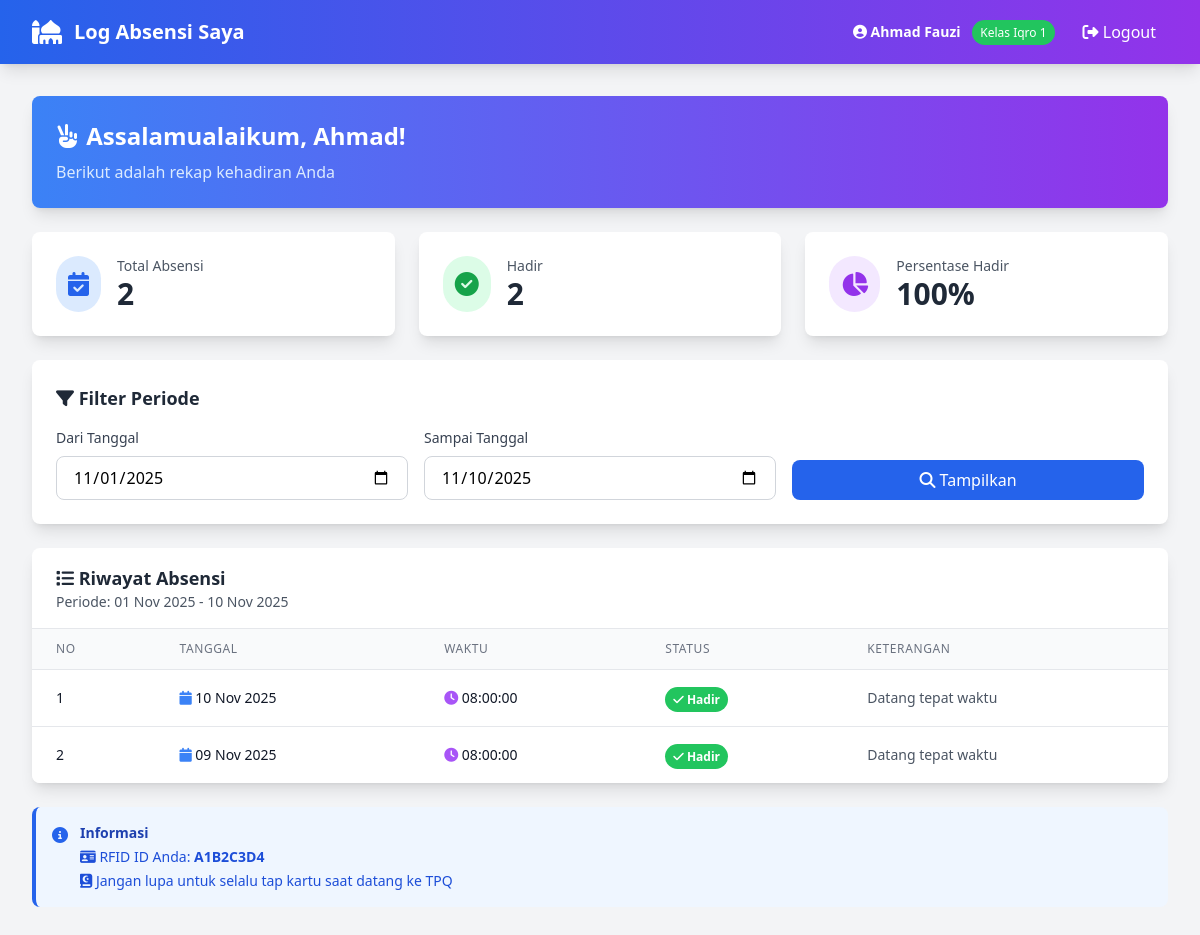
/public/santri_log.php (signed in), run on the app's committed database.
### tables this page shows
CREATE TABLE IF NOT EXISTS absensi (
        id INT AUTO_INCREMENT PRIMARY KEY,
        rfid_id VARCHAR(50) NOT NULL,
        waktu_absen DATETIME NOT NULL,
        status ENUM('Hadir', 'Tidak Hadir', 'Izin', 'Sakit') DEFAULT 'Hadir',
        keterangan TEXT,
        created_at TIMESTAMP DEFAULT CURRENT_TIMESTAMP,
        FOREIGN KEY (rfid_id) REFERENCES santri(rfid_id) ON DELETE CASCADE ON UPDATE CASCADE
    );

### public/santri_log.php (the view, shortened to what this page needs)
<?php
include '../config/database.php';
$santri_id = $_SESSION['user_id'];
$nama_santri = $_SESSION['nama_lengkap'];
$rfid_id = $_SESSION['rfid_id'];
$kelas = $_SESSION['kelas'];
$tanggal_dari = isset($_GET['dari']) ? $_GET['dari'] : date('Y-m-01');
$tanggal_sampai = isset($_GET['sampai']) ? $_GET['sampai'] : date('Y-m-d');
$query = "SELECT a.*, s.nama_santri, s.kelas
          FROM absensi a
          INNER JOIN santri s ON a.rfid_id = s.rfid_id
          WHERE s.id = $santri_id
          AND DATE(a.waktu_absen) BETWEEN '$tanggal_dari' AND '$tanggal_sampai'
          ORDER BY a.waktu_absen DESC";
$result = $conn->query($query);
$total_hadir = 0;
$total_absensi = 0;
if ($result) {
    $total_absensi = $result->num_rows;
    $result->data_seek(0);
    while ($row = $result->fetch_assoc()) {
        if ($row['status'] === 'Hadir') {
            $total_hadir++;
        }
    }
    $result->data_seek(0);
}
$persentase = $total_absensi > 0 ? round(($total_hadir / $total_absensi) * 100, 1) : 0;
?>
<!DOCTYPE html>
<html lang="id">
<head>
    <script src="https://cdn.tailwindcss.com"></script>
    <link rel="stylesheet" href="https://cdnjs.cloudflare.com/ajax/libs/font-awesome/6.4.0/css/all.min.css">
    <link rel="stylesheet" href="css/custom.css">
</head>
<body class="bg-gray-100">
    <nav class="bg-gradient-to-r from-blue-600 to-purple-600 shadow-lg">
        <div class="max-w-7xl mx-auto px-4 sm:px-6 lg:px-8">
            <div class="flex justify-between items-center h-16">
                <div class="flex items-center space-x-3">
                    <i class="fas fa-mosque text-white text-2xl"></i>
                    <span class="text-white text-xl font-bold">Log Absensi Saya</span>
                </div>
                <div class="flex items-center space-x-4">
                    <div class="text-white text-sm">
                        <i class="fas fa-user-circle"></i>
                        <span class="font-semibold"><?php echo htmlspecialchars($nama_santri); ?></span>
                        <span class="ml-2 px-2 py-1 text-xs bg-green-500 rounded-full"><?php echo htmlspecialchars($kelas); ?></span>
                    </div>
                    <a href="logout.php" class="text-white hover:bg-white hover:bg-opacity-20 px-3 py-2 rounded-lg transition">
                        <i class="fas fa-sign-out-alt"></i> Logout
                    </a>
                </div>
            </div>
        </div>
    </nav>
    <div class="max-w-7xl mx-auto px-4 sm:px-6 lg:px-8 py-8">
        <div class="bg-gradient-to-r from-blue-500 to-purple-600 rounded-lg shadow-lg p-6 mb-6 text-white">
            <h2 class="text-2xl font-bold mb-2">
                <i class="fas fa-hand-peace"></i> Assalamualaikum, <?php echo explode(' ', $nama_santri)[0]; ?>!
            </h2>
            <p class="text-blue-100">Berikut adalah rekap kehadiran Anda</p>
        </div>
        <div class="grid grid-cols-1 md:grid-cols-3 gap-6 mb-6">
            <div class="bg-white rounded-lg shadow-lg p-6">
                <div class="flex items-center">
                    <div class="p-3 rounded-full bg-blue-100 text-blue-600">
                        <i class="fas fa-calendar-check text-2xl"></i>
                    </div>
                    <div class="ml-4">
                        <p class="text-gray-600 text-sm">Total Absensi</p>
                        <p class="text-3xl font-bold text-gray-800"><?php echo $total_absensi; ?></p>
                    </div>
                </div>
            </div>
            <div class="bg-white rounded-lg shadow-lg p-6">
                <div class="flex items-center">
                    <div class="p-3 rounded-full bg-green-100 text-green-600">
                        <i class="fas fa-check-circle text-2xl"></i>
                    </div>
                    <div class="ml-4">
                        <p class="text-gray-600 text-sm">Hadir</p>
                        <p class="text-3xl font-bold text-gray-800"><?php echo $total_hadir; ?></p>
                    </div>
                </div>
            </div>
            <div class="bg-white rounded-lg shadow-lg p-6">
                <div class="flex items-center">
                    <div class="p-3 rounded-full bg-purple-100 text-purple-600">
                        <i class="fas fa-chart-pie text-2xl"></i>
                    </div>
                    <div class="ml-4">
                        <p class="text-gray-600 text-sm">Persentase Hadir</p>
                        <p class="text-3xl font-bold text-gray-800"><?php echo $persentase; ?>%</p>
                    </div>
                </div>
            </div>
        </div>
        <div class="bg-white rounded-lg shadow-lg p-6 mb-6">
            <h3 class="text-lg font-semibold text-gray-800 mb-4">
                <i class="fas fa-filter"></i> Filter Periode
            </h3>
            <form method="GET" class="grid grid-cols-1 md:grid-cols-3 gap-4">
                <div>
                    <label class="block text-sm font-medium text-gray-700 mb-2">Dari Tanggal</label>
                    <input type="date" name="dari" value="<?php echo $tanggal_dari; ?>"
                           class="w-full px-4 py-2 border border-gray-300 rounded-lg focus:ring-2 focus:ring-blue-500">
                </div>
                <div>
                    <label class="block text-sm font-medium text-gray-700 mb-2">Sampai Tanggal</label>
                    <input type="date" name="sampai" value="<?php echo $tanggal_sampai; ?>"
                           class="w-full px-4 py-2 border border-gray-300 rounded-lg focus:ring-2 focus:ring-blue-500">
                </div>
                <div class="flex items-end">
                    <button type="submit" class="w-full bg-blue-600 hover:bg-blue-700 text-white px-4 py-2 rounded-lg transition">
                        <i class="fas fa-search"></i> Tampilkan
                    </button>
                </div>
            </form>
        </div>
        <div class="bg-white rounded-lg shadow-lg overflow-hidden">
            <div class="px-6 py-4 border-b border-gray-200">
                <h3 class="text-lg font-semibold text-gray-800">
                    <i class="fas fa-list"></i> Riwayat Absensi
                </h3>
                <p class="text-sm text-gray-600">Periode: <?php echo date('d M Y', strtotime($tanggal_dari)); ?> - <?php echo date('d M Y', strtotime($tanggal_sampai)); ?></p>
            </div>
            <div class="overflow-x-auto">
                <table class="min-w-full divide-y divide-gray-200">
                    <thead class="bg-gray-50">
                        <tr>
                            <th class="px-6 py-3 text-left text-xs font-medium text-gray-500 uppercase tracking-wider">No</th>
                            <th class="px-6 py-3 text-left text-xs font-medium text-gray-500 uppercase tracking-wider">Tanggal</th>
                            <th class="px-6 py-3 text-left text-xs font-medium text-gray-500 uppercase tracking-wider">Waktu</th>
                            <th class="px-6 py-3 text-left text-xs font-medium text-gray-500 uppercase tracking-wider">Status</th>
                            <th class="px-6 py-3 text-left text-xs font-medium text-gray-500 uppercase tracking-wider">Keterangan</th>
                        </tr>
                    </thead>
                    <tbody class="bg-white divide-y divide-gray-200">
                        <?php if ($result && $result->num_rows > 0): ?>
                            <?php $no = 1; ?>
                            <?php while ($row = $result->fetch_assoc()): ?>
                                <tr class="hover:bg-gray-50">
                                    <td class="px-6 py-4 whitespace-nowrap text-sm text-gray-900"><?php echo $no++; ?></td>
                                    <td class="px-6 py-4 whitespace-nowrap text-sm text-gray-900">
                                        <i class="fas fa-calendar text-blue-500"></i>
                                        <?php echo date('d M Y', strtotime($row['waktu_absen'])); ?>
                                    </td>
                                    <td class="px-6 py-4 whitespace-nowrap text-sm text-gray-900">
                                        <i class="fas fa-clock text-purple-500"></i>
                                        <?php echo date('H:i:s', strtotime($row['waktu_absen'])); ?>
                                    </td>
                                    <td class="px-6 py-4 whitespace-nowrap">
                                        <?php if ($row['status'] == 'Hadir'): ?>
                                            <span class="px-2 py-1 text-xs font-semibold text-white bg-green-500 rounded-full">
                                                <i class="fas fa-check"></i> Hadir
                                            </span>
                                        <?php elseif ($row['status'] == 'Izin'): ?>
                                            <span class="px-2 py-1 text-xs font-semibold text-white bg-yellow-500 rounded-full">
                                                <i class="fas fa-info"></i> Izin
                                            </span>
                                        <?php elseif ($row['status'] == 'Sakit'): ?>
                                            <span class="px-2 py-1 text-xs font-semibold text-white bg-orange-500 rounded-full">
                                                <i class="fas fa-thermometer"></i> Sakit
                                            </span>
                                        <?php else: ?>
                                            <span class="px-2 py-1 text-xs font-semibold text-white bg-red-500 rounded-full">
                                                <i class="fas fa-times"></i> Tidak Hadir
                                            </span>
                                        <?php endif; ?>
                                    </td>
                                    <td class="px-6 py-4 text-sm text-gray-600">
                                        <?php echo htmlspecialchars($row['keterangan'] ?? '-'); ?>
                                    </td>
                                </tr>
                            <?php endwhile; ?>
                        <?php endif; ?>
                    </tbody>
                </table>
            </div>
        </div>
        <div class="mt-6 bg-blue-50 border-l-4 border-blue-600 rounded-lg p-4">
            <div class="flex items-start">
                <i class="fas fa-info-circle text-blue-600 mt-1"></i>
                <div class="ml-3">
                    <h4 class="text-sm font-semibold text-blue-800 mb-1">Informasi</h4>
                    <p class="text-sm text-blue-700">
                        <i class="fas fa-id-card"></i> RFID ID Anda: <strong><?php echo htmlspecialchars($rfid_id); ?></strong>
                    </p>
                    <p class="text-sm text-blue-700 mt-1">
                        <i class="fas fa-book-quran"></i> Jangan lupa untuk selalu tap kartu saat datang ke TPQ
                    </p>
                </div>
            </div>
        </div>
    </div>
</body>
</html>

### public/css/custom.css (style rules this page uses)
body { font-family: 'Segoe UI', Tahoma, Geneva, Verdana, sans-serif; background-color: #f3f4f6; }

### data on the page
absensi: waktu_absen "10 Nov 2025", waktu_absen "08:00:00", status "Hadir" (drawn), keterangan "Datang tepat waktu"
absensi: waktu_absen "09 Nov 2025", waktu_absen "08:00:00", status "Hadir" (drawn), keterangan "Datang tepat waktu"

### other printed values
$nama_santri "Ahmad Fauzi"
$kelas "Kelas Iqro 1"
explode(' ', $nama_santri)[0] "Ahmad"
$total_absensi "2"
$total_hadir "2"
$persentase "100"
date('d M Y', strtotime($tanggal_dari)) "01 Nov 2025"
date('d M Y', strtotime($tanggal_sampai)) "10 Nov 2025"
$rfid_id "A1B2C3D4"
